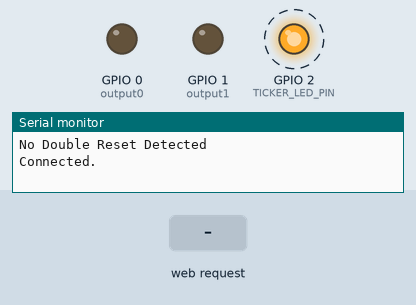
Bench run of a sketch on a simulated ESP8266 (NodeMCU). Shown: output pins drawn as LEDs (lit = HIGH), the last lines printed to the serial monitor. Dashed ring = blinking. Inputs (shaded band) come from the test bench. WiFi joins after 1.5 s; servers stay silent unless stated.

Above: at 2.7 s.
2.8 s: HTTP request GET /0/on received
At 4.9 s:
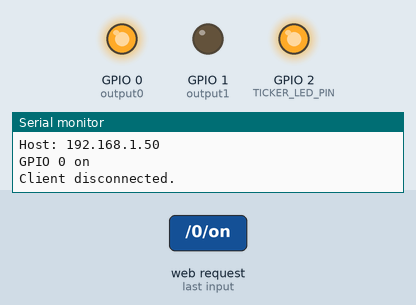
7.2 s: HTTP request GET /1/on received
At 8.7 s:
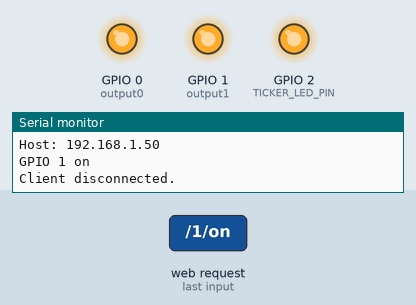
11.6 s: HTTP request GET /0/off received
At 13.7 s:
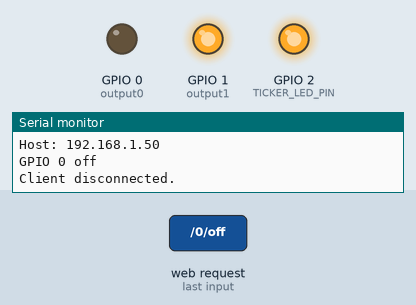
16.0 s: HTTP request GET /1/off received
At 17.5 s:
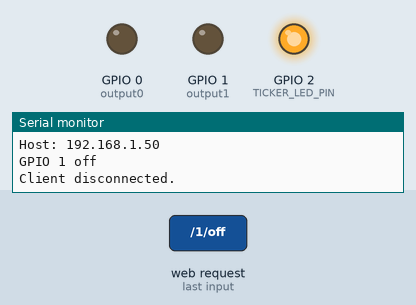
Timing chart, 0 to 21.3 s (numbered marks = the images above; inputs shaded):
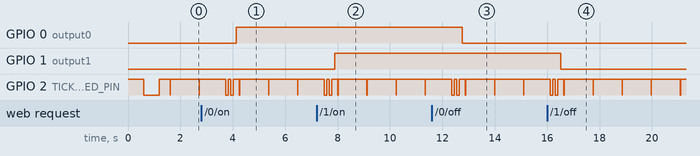

The sketch:

wifi-autoconnect-doublereset-led.ino
```cpp
#include <ESP8266WiFi.h>
#include <DNSServer.h>
#include <ESP8266WebServer.h>
#include <WiFiManager.h>

//*************************** Double Reset Detector *********************************/
#include <DoubleResetDetector.h>

// Number of seconds after reset during which a
// subseqent reset will be considered a double reset.
#define DRD_TIMEOUT 2

// RTC Memory Address for the DoubleResetDetector to use
#define DRD_ADDRESS 0

DoubleResetDetector drd(DRD_TIMEOUT, DRD_ADDRESS);

//************************* Ticker LED *********************************************/
//for LED status
#include <Ticker.h>
Ticker ticker;
int ticker_count = -1;

#define TICKER_LED_PIN 2

// Called for every tick. Toggles the state of the LED.
// If the count has reached 0, stops the blinking.
void TickerLED_tick()
{
  if (ticker_count == 0) {
    TickerLED_stop();
    return;
  } else if (ticker_count > 0) {
    --ticker_count;
  }

  // toggle state
  int state = digitalRead(BUILTIN_LED);  // get the current state of GPIO1 pin
  digitalWrite(BUILTIN_LED, !state);     // set pin to the opposite state
}

// Start the LED blinking at the given interval for count times
// Params:
//   @interval: interval in secs for on and off duration.
//   @count: number of time to turn the LED on and off.
//           count of -1 indicates blinking until TickerLED_stop() or TickerLED_start() is called again.
void TickerLED_start(float interval, int count) {
  TickerLED_stop();
  ticker_count = count;
  ticker.attach(interval, TickerLED_tick);
}

void TickerLED_setup() {
  //set led pin as output
  pinMode(TICKER_LED_PIN, OUTPUT);
  // start ticker with 0.5 because we start in AP mode and try to connect
  TickerLED_start(0.6, -1);
}

void TickerLED_stop() {
  ticker.detach();
  //keep LED off
  digitalWrite(TICKER_LED_PIN, HIGH);
}

// Blocking call to blink the LED on-off for a count number of times.
void TickerLED_blink(float on_duration, float off_duration, int count) {
  while (count > 0) {
    digitalWrite(TICKER_LED_PIN, LOW);
    delay(on_duration * 1000);
    digitalWrite(TICKER_LED_PIN, HIGH);
    delay(off_duration * 1000);
    --count;
  }
}

/***************************** WifiManager *****************************************/
//flag for saving data
bool shouldSaveConfig = false;

//callback notifying us of the need to save config
void saveConfigCallback () {
  Serial.println("Should save config");
  shouldSaveConfig = true;
}

//gets called when WiFiManager enters configuration mode
void configModeCallback (WiFiManager *myWiFiManager) {
  Serial.println("Entered config mode");
  Serial.println(WiFi.softAPIP());
  //if you used auto generated SSID, print it
  Serial.println(myWiFiManager->getConfigPortalSSID());
  //entered config mode, make led toggle faster
  TickerLED_start(0.2, -1);
}

/******************************* WebServer *******************************************/
// Set web server port number to 80
WiFiServer server(80);

// Variable to store the HTTP request
String header;

// Auxiliar variables to store the current output state
String output0State = "off";
String output1State = "off";

// Assign output variables to GPIO pins
const int output0 = 0;
const int output1 = 1;

void setup() {
  Serial.begin(9600);
  TickerLED_setup();

  // Initialize the output variables as outputs
  pinMode(output0, OUTPUT);
  pinMode(output1, OUTPUT);
  // Set outputs to LOW
  digitalWrite(output0, LOW);
  digitalWrite(output1, LOW);

  // WiFiManager
  // Local intialization. Once its business is done, there is no need to keep it around
  WiFiManager wifiManager;

  //set callback that gets called when connecting to previous WiFi fails, and enters Access Point mode
  wifiManager.setAPCallback(configModeCallback);

  // Uncomment and run it once, if you want to erase all the stored information
  //wifiManager.resetSettings();

  // set custom ip for portal
  //wifiManager.setAPConfig(IPAddress(10,0,1,1), IPAddress(10,0,1,1), IPAddress(255,255,255,0));

  //fetches ssid and pass and tries to connect
  //if it does not connect it starts an access point with the name ESP + chipID
  //and goes into a blocking loop awaiting configuration
  if (drd.detectDoubleReset()) {
    Serial.println("Double Reset Detected, Entering config mode");
    wifiManager.startConfigPortal();
  } else {
    Serial.println("No Double Reset Detected");
    wifiManager.autoConnect();
    if (!wifiManager.autoConnect()) {
      Serial.println("failed to connect and hit timeout");
      //reset and try again, or maybe put it to deep sleep
      ESP.reset();
      delay(1000);
    }
  }

  // if you get here you have connected to the WiFi
  Serial.println("Connected.");
  drd.stop();
  TickerLED_stop();
  server.begin();
}

void loop(){
  // pause to detect double reset
  drd.loop();
  delay(100);
  drd.stop();
  TickerLED_blink(0.01, 1, 1);

  WiFiClient client = server.available();   // Listen for incoming clients
  //Serial.println("Loop-start");
  if (client) {                             // If a new client connects,
    TickerLED_blink(0.1, 0.1, 2);
    Serial.println("New Client.");          // print a message out in the serial port
    String currentLine = "";                // make a String to hold incoming data from the client
    while (client.connected()) {            // loop while the client's connected
      if (client.available()) {             // if there's bytes to read from the client,
        char c = client.read();             // read a byte, then
        Serial.write(c);                    // print it out the serial monitor
        header += c;
        if (c == '\n') {                    // if the byte is a newline character
          // if the current line is blank, you got two newline characters in a row.
          // that's the end of the client HTTP request, so send a response:
          if (currentLine.length() == 0) {
            // HTTP headers always start with a response code (e.g. HTTP/1.1 200 OK)
            // and a content-type so the client knows what's coming, then a blank line:
            client.println("HTTP/1.1 200 OK");
            client.println("Content-type:text/html");
            client.println("Connection: close");
            client.println();

            // turns the GPIOs on and off
            if (header.indexOf("GET /0/on") >= 0) {
              Serial.println("GPIO 0 on");
              output0State = "on";
              digitalWrite(output0, HIGH);
            } else if (header.indexOf("GET /0/off") >= 0) {
              Serial.println("GPIO 0 off");
              output0State = "off";
              digitalWrite(output0, LOW);
            } else if (header.indexOf("GET /1/on") >= 0) {
              Serial.println("GPIO 1 on");
              output1State = "on";
              digitalWrite(output1, HIGH);
            } else if (header.indexOf("GET /1/off") >= 0) {
              Serial.println("GPIO 1 off");
              output1State = "off";
              digitalWrite(output1, LOW);
            }

            // Display the HTML web page
            client.println("<!DOCTYPE html><html>");
            client.println("<head><meta name=\"viewport\" content=\"width=device-width, initial-scale=1\">");
            client.println("<link rel=\"icon\" href=\"data:,\">");
            // CSS to style the on/off buttons
            // Feel free to change the background-color and font-size attributes to fit your preferences
            client.println("<style>html { font-family: Helvetica; display: inline-block; margin: 0px auto; text-align: center;}");
            client.println(".button { background-color: #195B6A; border: none; color: white; padding: 16px 40px;");
            client.println("text-decoration: none; font-size: 30px; margin: 2px; cursor: pointer;}");
            client.println(".button2 {background-color: #77878A;}</style></head>");

            // Web Page Heading
            client.println("<body><h1>ESP8266 Web Server</h1>");

            // Display current state, and ON/OFF buttons for GPIO 0
            client.println("<p>GPIO 0 - State " + output0State + "</p>");
            // If the output5State is off, it displays the ON button
            if (output0State=="off") {
              client.println("<p><a href=\"/0/on\"><button class=\"button\">ON</button></a></p>");
            } else {
              client.println("<p><a href=\"/0/off\"><button class=\"button button2\">OFF</button></a></p>");
            }

            // Display current state, and ON/OFF buttons for GPIO 4
            client.println("<p>GPIO 1 - State " + output1State + "</p>");
            // If the output4State is off, it displays the ON button
            if (output1State=="off") {
              client.println("<p><a href=\"/1/on\"><button class=\"button\">ON</button></a></p>");
            } else {
              client.println("<p><a href=\"/1/off\"><button class=\"button button2\">OFF</button></a></p>");
            }
            client.println("</body></html>");

            // The HTTP response ends with another blank line
            client.println();
            // Break out of the while loop
            break;
          } else { // if you got a newline, then clear currentLine
            currentLine = "";
          }
        } else if (c != '\r') {  // if you got anything else but a carriage return character,
          currentLine += c;      // add it to the end of the currentLine
        }
      }
    }
    // Clear the header variable
    header = "";
    // Close the connection
    client.stop();
    Serial.println("Client disconnected.");
    Serial.println("");
  }
}
```

Measured:
- after the input at 2.8 s, GPIO 0 (output0): LOW → HIGH after 1.3 s
- after the input at 7.2 s, GPIO 1 (output1): LOW → HIGH after 0.69 s
- after the input at 11.6 s, GPIO 0 (output0): HIGH → LOW after 1.2 s
- after the input at 16.0 s, GPIO 1 (output1): HIGH → LOW after 0.52 s
